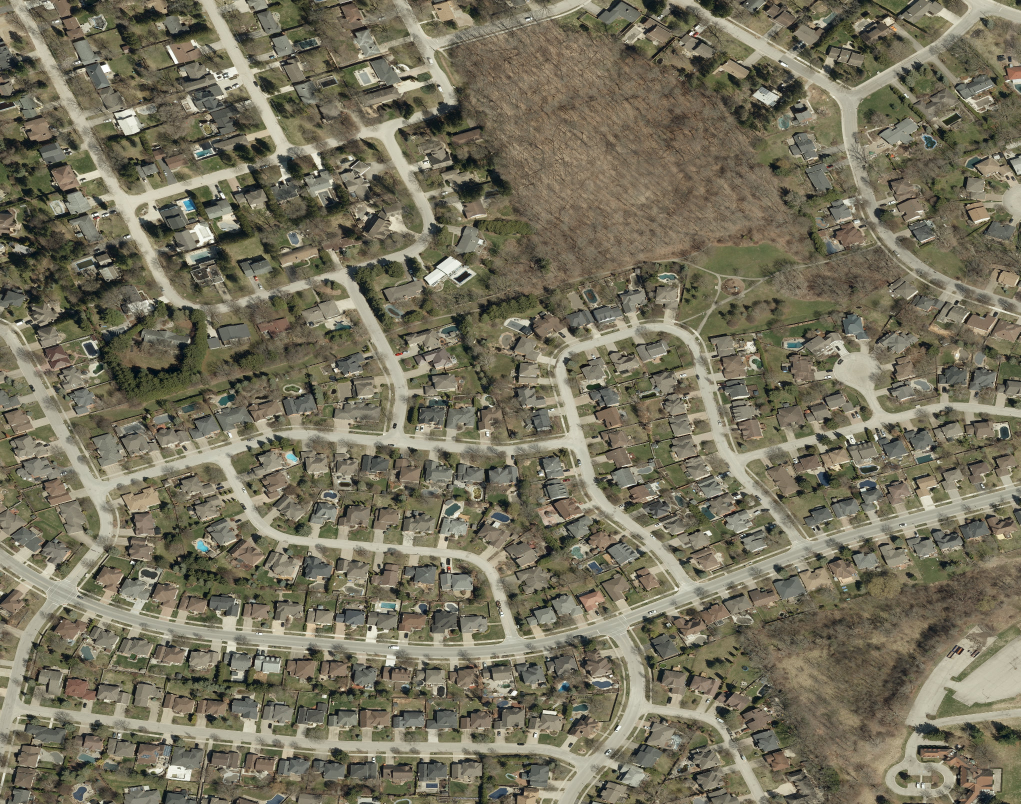
#> input picture data/region/aerial-fine-0-0.jpg, 2041 x 1608 px (shown at 1/2 size)
$ python -i surface_tiles.py   (imports and definitions only)
#> lines starting #> are read from the running program, lines starting #| are printed output that depends on the picture
### build/geo.py
import json
import math
from pathlib import Path

import numpy as np
from PIL import Image

from area import SOUTH, WEST, NORTH, EAST, VOXEL_METERS
from fetch import DATA, IMAGERY_ZOOM, TERRAIN_ZOOM, tile_xy, tile_range

METERS_PER_DEGREE_LAT = 111320.0
CENTER_LAT = (SOUTH + NORTH) / 2
METERS_PER_DEGREE_LON = METERS_PER_DEGREE_LAT * math.cos(math.radians(CENTER_LAT))
WIDTH = int(round((EAST - WEST) * METERS_PER_DEGREE_LON / VOXEL_METERS))
DEPTH = int(round((NORTH - SOUTH) * METERS_PER_DEGREE_LAT / VOXEL_METERS))


def to_grid(lat, lon):
    x = (lon - WEST) * METERS_PER_DEGREE_LON / VOXEL_METERS
    z = (NORTH - lat) * METERS_PER_DEGREE_LAT / VOXEL_METERS
    return x, z


# [5 lines left out: function grid_lat_lon, not called in this run]


def load_osm():
    return json.loads((DATA / "osm.json").read_text())["elements"]


# [22 lines left out: functions mosaic, sample_mosaic, not called in this run]


def imagery():
    pixels, ox, oy = mosaic(DATA / "imagery", IMAGERY_ZOOM)
    return sample_mosaic(pixels, ox, oy, IMAGERY_ZOOM)


# [4 lines left out: function elevation, not called in this run]


LIDAR = DATA / "lidar"


# [55 lines left out: functions lidar_surfaces, way_rings, rasterize, rasterize_lines, debug_dir, not called in this run]

### build/surface_tiles.py
import base64
import io
import json
import os
import zlib
from concurrent.futures import ThreadPoolExecutor

import numpy as np
from PIL import Image, ImageDraw, ImageFilter
from scipy import ndimage

import campus_region as region
import geo
import city_streets
import municipal_detail
import street_finishes

OUT = region.OUT.with_name("surface-tiles.json")
SOURCE = region.CITY + "Aerial2025/MapServer"
SUMMER_SOURCE = region.CITY + "AerialLeavesOnSeptember2015/MapServer"
SPACING = .45


# [15 lines left out: function aerial_patch, not called in this run]


def pixel_ring(ring, size):
    return [((x-region.X0)/(region.X1-region.X0)*size[0],
             (z-region.Z0)/(region.Z1-region.Z0)*size[1]) for x,z in zip(ring[::2],ring[1::2])]


# [188 lines left out: functions photographed_parking, cover_mask, summer_ground, terrain_relief, not called in this run]


def verge_cover(image):
    alpha=np.array(image.getchannel('A').resize(region.TERRAIN_SIZE,Image.Resampling.BOX))
    water=alpha<60
    grass=(alpha<187)&(alpha>127)
    grass=ndimage.binary_erosion(grass,iterations=1)
    shore=grass & ndimage.binary_dilation(water,iterations=3)
    cover=np.select([water,shore,grass],[1,3,2],default=0).astype(np.uint8)
    return dict(width=cover.shape[1],height=cover.shape[0],samples=base64.b64encode(zlib.compress(cover.tobytes(),8)).decode())


# [89 lines left out: functions image_bytes, carriageway_mask, build, check, not called in this run]


# [7 lines not run here, left out]

>>> import cv2
>>> picture = cv2.imread('../data/region/aerial-fine-0-0.jpg', cv2.IMREAD_GRAYSCALE)
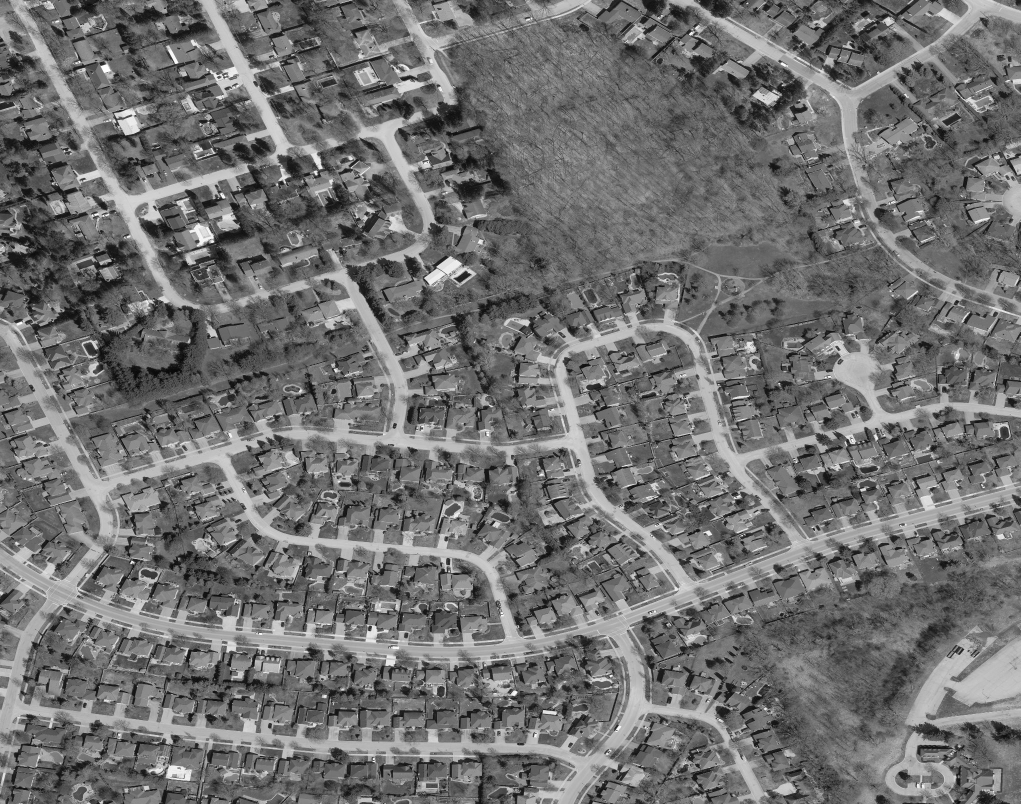
#> picture: shape (1608, 2041) (shown at 1/2 size); min 0, max 255, mean 112.7
#> (the run stopped early here; a loop or call above may not have finished)

$ run again, on data/region/aerial-fine-1-0.jpg
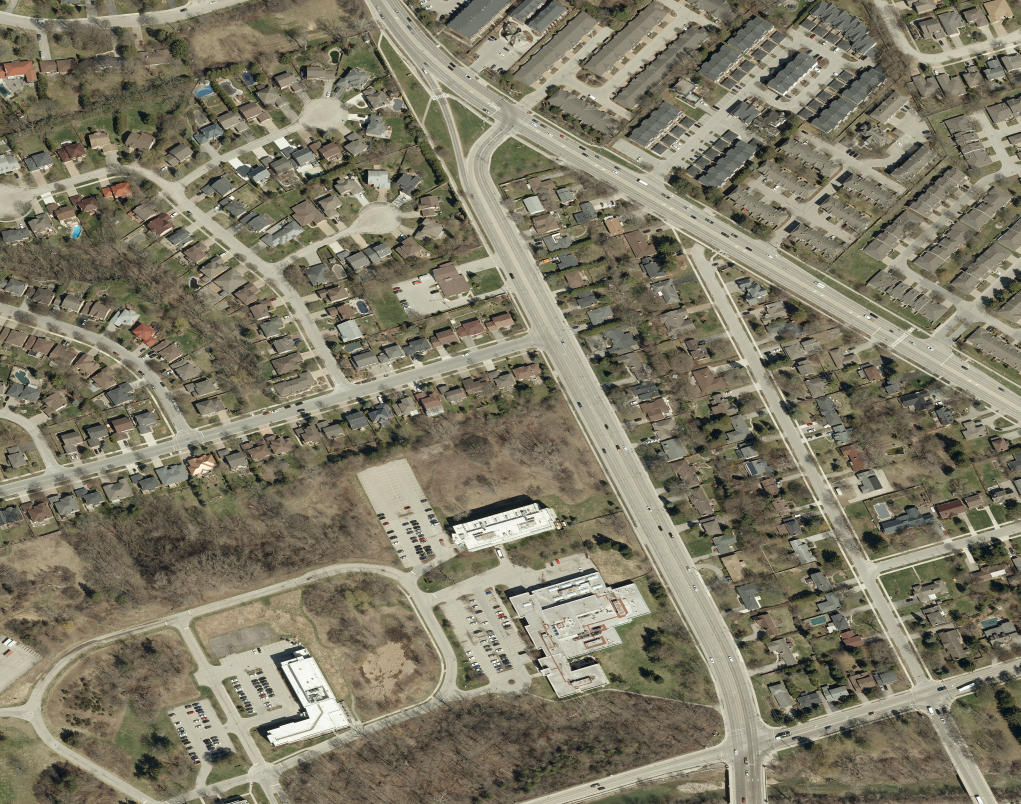
#> input picture data/region/aerial-fine-1-0.jpg, 2041 x 1608 px (shown at 1/2 size)
#> `picture = cv2.imread('../data/region/aerial-fine-0-0.jpg', cv2.IMREAD_..`:
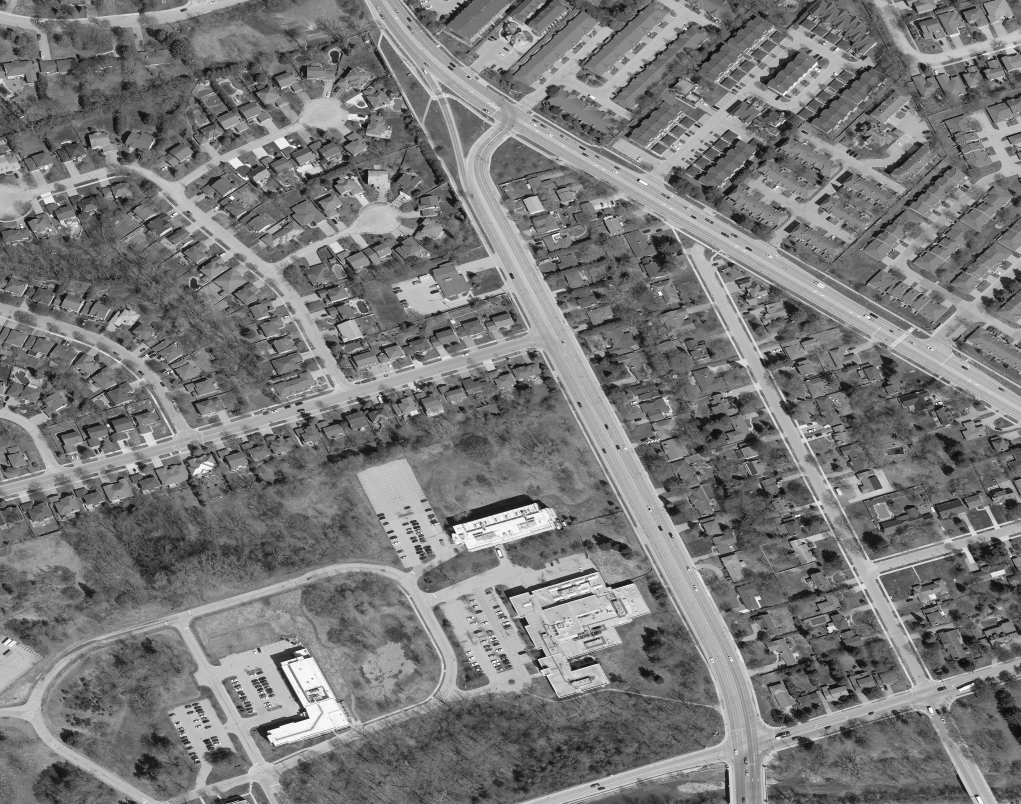
#> picture: shape (1608, 2041) (shown at 1/2 size); min 0, max 255, mean 120.6

$ run again, on data/region/aerial-fine-1-1.jpg
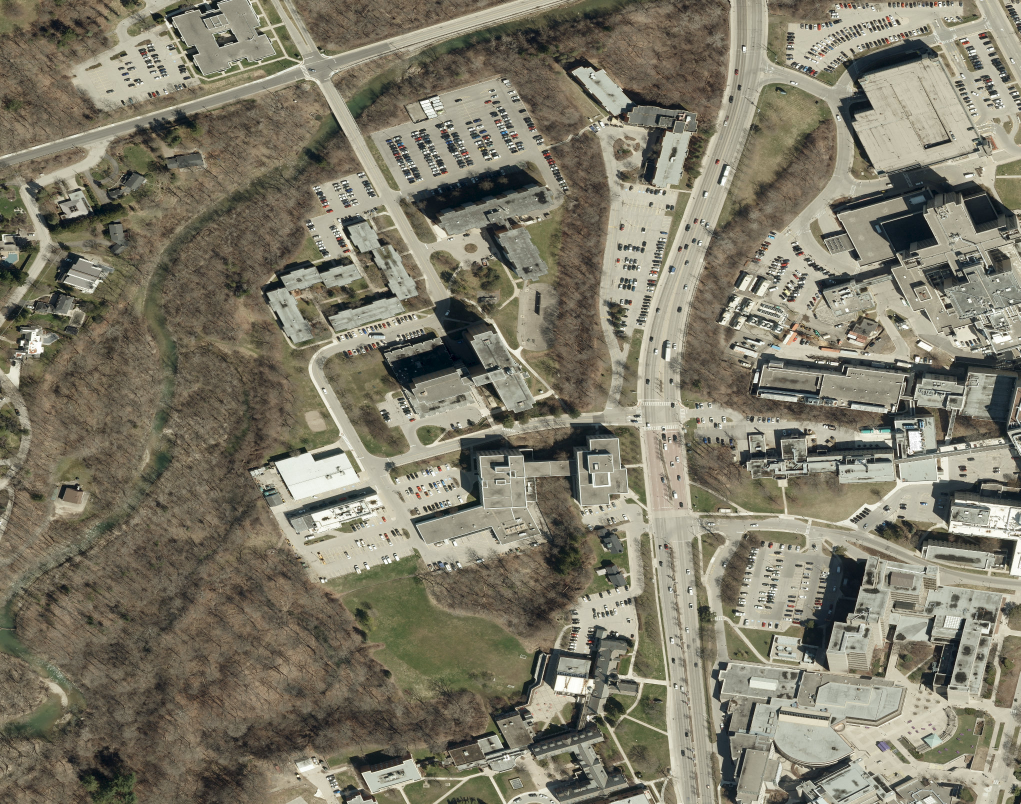
#> input picture data/region/aerial-fine-1-1.jpg, 2041 x 1608 px (shown at 1/2 size)
#> `picture = cv2.imread('../data/region/aerial-fine-0-0.jpg', cv2.IMREAD_..`:
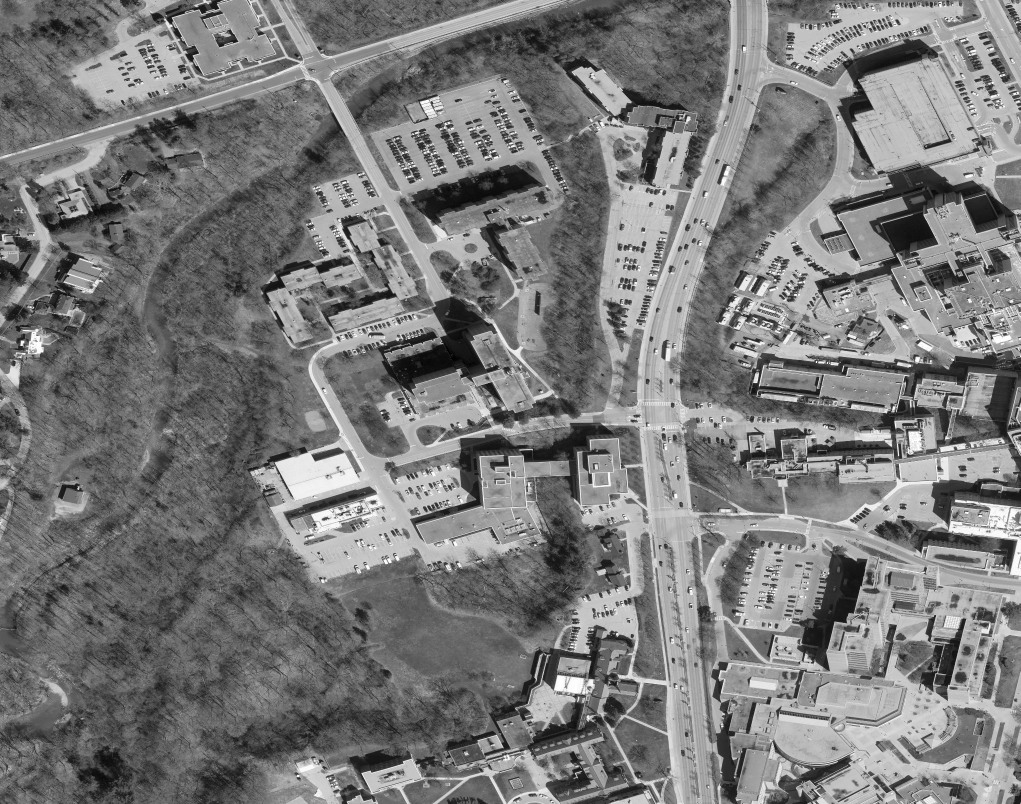
#> picture: shape (1608, 2041) (shown at 1/2 size); min 0, max 255, mean 121.3

$ run again, on data/region/aerial-fine-1-2.jpg
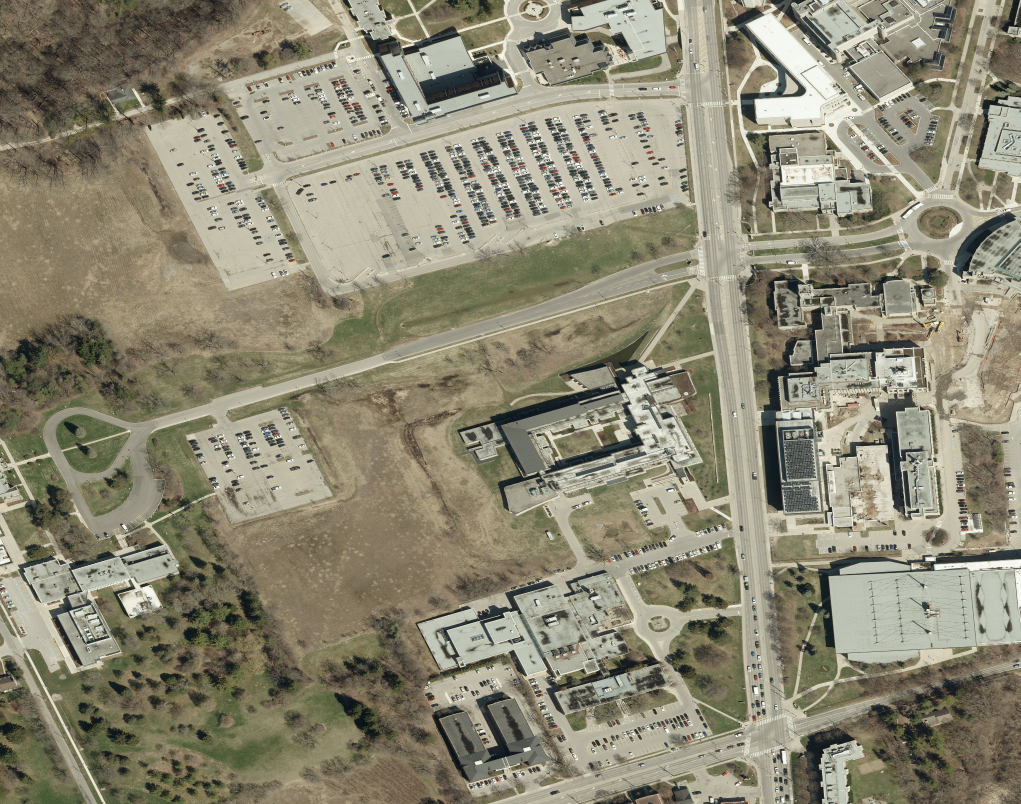
#> input picture data/region/aerial-fine-1-2.jpg, 2041 x 1608 px (shown at 1/2 size)
#> `picture = cv2.imread('../data/region/aerial-fine-0-0.jpg', cv2.IMREAD_..`:
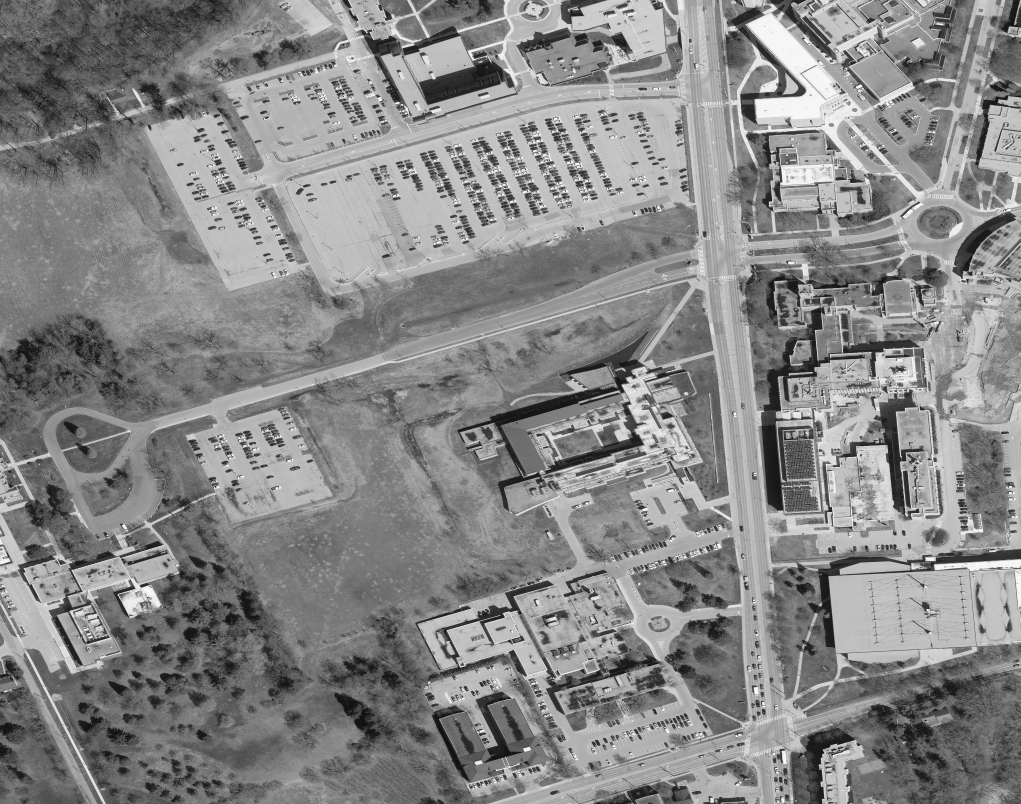
#> picture: shape (1608, 2041) (shown at 1/2 size); min 0, max 255, mean 134.6
